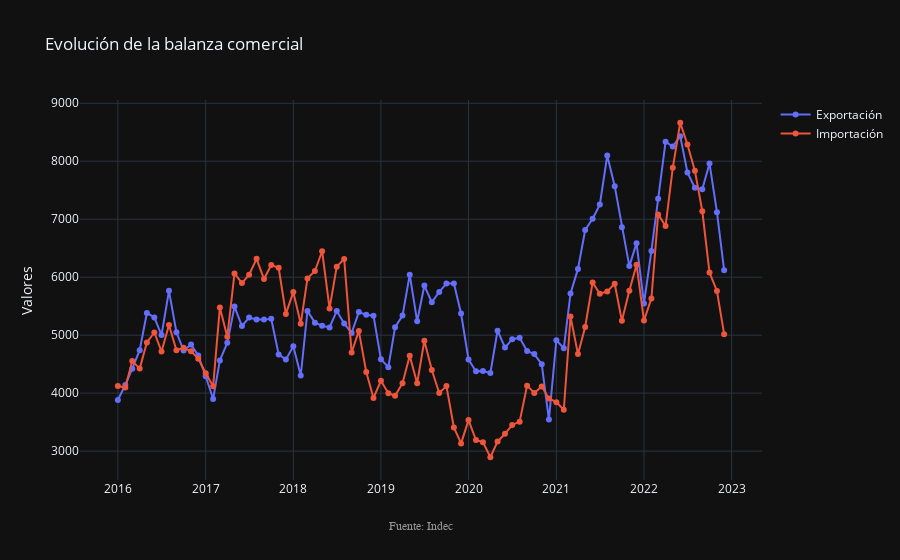

Here is the notebook cell this chart was saved with:
### Code cell
fig = px.line(gr, x="Mes", y=gr.columns[1:3], 
                    title='Evolución de la balanza comercial',  markers=True,
                    labels={"Mes":"","value":"Valores","variable":"","Total mensual exp": "Exportacion"}, template="plotly_dark")
annotations = []
# Source
annotations.append(dict(xref='paper', yref='paper', x=0.5, y=-0.1,
                              xanchor='center', yanchor='top',
                              text='Fuente: Indec',
                              font=dict(family='Arial',
                                        size=12,
                                        color='rgb(150,150,150)'),
                              showarrow=False))
fig.update_layout(annotations=annotations)
fig.update_layout(hovermode="x unified")
newnames = {'Total mensual exp':'Exportación', 'Total mensual imp': 'Importación'}
fig.for_each_trace(lambda t: t.update(name = newnames[t.name],
                                      legendgroup = newnames[t.name],
                                      hovertemplate = None)
                                     )
fig.show()

### Figure 1 — Plotly figure (JSON) as saved in the notebook; plotly's stock layout.template omitted (floating-point values rounded to 4 significant figures)
{"data": [{"legendgroup": "Exportación", "line": {"color": "#636efa", "dash": "solid"}, "marker": {"symbol": "circle"}, "mode": "lines+markers", "name": "Exportación", "orientation": "v", "showlegend": true, "type": "scatter", "x": ["2016-01", "2016-02", "2016-03", "2016-04", "2016-05", "2016-06", "2016-07", "2016-08", "2016-09", "2016-10", "2016-11", "2016-12", "2017-01", "2017-02", "2017-03", "2017-04", "2017-05", "2017-06", "2017-07", "2017-08", "2017-09", "2017-10", "2017-11", "2017-12", "2018-01", "2018-02", "2018-03", "2018-04", "2018-05", "2018-06", "2018-07", "2018-08", "2018-09", "2018-10", "2018-11", "2018-12", "2019-01", "2019-02", "2019-03", "2019-04", "2019-05", "2019-06", "2019-07", "2019-08", "2019-09", "2019-10", "2019-11", "2019-12", "2020-01", "2020-02", "2020-03", "2020-04", "2020-05", "2020-06", "2020-07", "2020-08", "2020-09", "2020-10", "2020-11", "2020-12", "2021-01", "2021-02", "2021-03", "2021-04", "2021-05", "2021-06", "2021-07", "2021-08", "2021-09", "2021-10", "2021-11", "2021-12", "2022-01", "2022-02", "2022-03", "2022-04", "2022-05", "2022-06", "2022-07", "2022-08", "2022-09", "2022-10", "2022-11", "2022-12"], "xaxis": "x", "y": [3881, 4141, 4421, 4740, 5383, 5305, 5002, 5764, 5050, 4737, 4837, 4649, 4291, 3899, 4565, 4867, 5493, 5158, 5304, 5272, 5268, 5281, 4668, 4578, 4810, 4304, 5417, 5216, 5163, 5133, 5415, 5202, 5037, 5398, 5350, 5336, 4585, 4448, 5137, 5337, 6044, 5239, 5856, 5568, 5746, 5889, 5893, 5374, 4579, 4378, 4383, 4349, 5078, 4786, 4931, 4955, 4727, 4674, 4500, 3544, 4912, 4775, 5720, 6143, 6813, 7010, 7252, 8099, 7570, 6863, 6191, 6587, 5548, 6452, 7354, 8337, 8254, 8433, 7805, 7541, 7518, 7962, 7122, 6119], "yaxis": "y"}, {"legendgroup": "Importación", "line": {"color": "#EF553B", "dash": "solid"}, "marker": {"symbol": "circle"}, "mode": "lines+markers", "name": "Importación", "orientation": "v", "showlegend": true, "type": "scatter", "x": ["2016-01", "2016-02", "2016-03", "2016-04", "2016-05", "2016-06", "2016-07", "2016-08", "2016-09", "2016-10", "2016-11", "2016-12", "2017-01", "2017-02", "2017-03", "2017-04", "2017-05", "2017-06", "2017-07", "2017-08", "2017-09", "2017-10", "2017-11", "2017-12", "2018-01", "2018-02", "2018-03", "2018-04", "2018-05", "2018-06", "2018-07", "2018-08", "2018-09", "2018-10", "2018-11", "2018-12", "2019-01", "2019-02", "2019-03", "2019-04", "2019-05", "2019-06", "2019-07", "2019-08", "2019-09", "2019-10", "2019-11", "2019-12", "2020-01", "2020-02", "2020-03", "2020-04", "2020-05", "2020-06", "2020-07", "2020-08", "2020-09", "2020-10", "2020-11", "2020-12", "2021-01", "2021-02", "2021-03", "2021-04", "2021-05", "2021-06", "2021-07", "2021-08", "2021-09", "2021-10", "2021-11", "2021-12", "2022-01", "2022-02", "2022-03", "2022-04", "2022-05", "2022-06", "2022-07", "2022-08", "2022-09", "2022-10", "2022-11", "2022-12"], "xaxis": "x", "y": [4123, 4096, 4556, 4423, 4874, 5046, 4718, 5174, 4741, 4783, 4723, 4595, 4344, 4117, 5475, 4973, 6064, 5898, 6043, 6317, 5968, 6209, 6163, 5366, 5743, 5196, 5979, 6106, 6448, 5461, 6182, 6314, 4700, 5073, 4363, 3917, 4212, 3998, 3956, 4172, 4645, 4171, 4905, 4400, 4002, 4121, 3409, 3133, 3535, 3191, 3154, 2894, 3166, 3299, 3451, 3508, 4129, 4004, 4115, 3908, 3844, 3713, 5320, 4673, 5141, 5909, 5715, 5754, 5886, 5247, 5767, 6216, 5251, 5634, 7083, 6883, 7886, 8664, 8289, 7837, 7137, 6079, 5762, 5017], "yaxis": "y"}], "layout": {"annotations": [{"font": {"color": "rgb(150,150,150)", "family": "Arial", "size": 12}, "showarrow": false, "text": "Fuente: Indec", "x": 0.5, "xanchor": "center", "xref": "paper", "y": -0.1, "yanchor": "top", "yref": "paper"}], "hovermode": "x unified", "legend": {"title": {"text": ""}, "tracegroupgap": 0}, "title": {"text": "Evolución de la balanza comercial"}, "xaxis": {"anchor": "y", "domain": [0, 1], "title": {"text": ""}}, "yaxis": {"anchor": "x", "domain": [0, 1], "title": {"text": "Valores"}}}}
